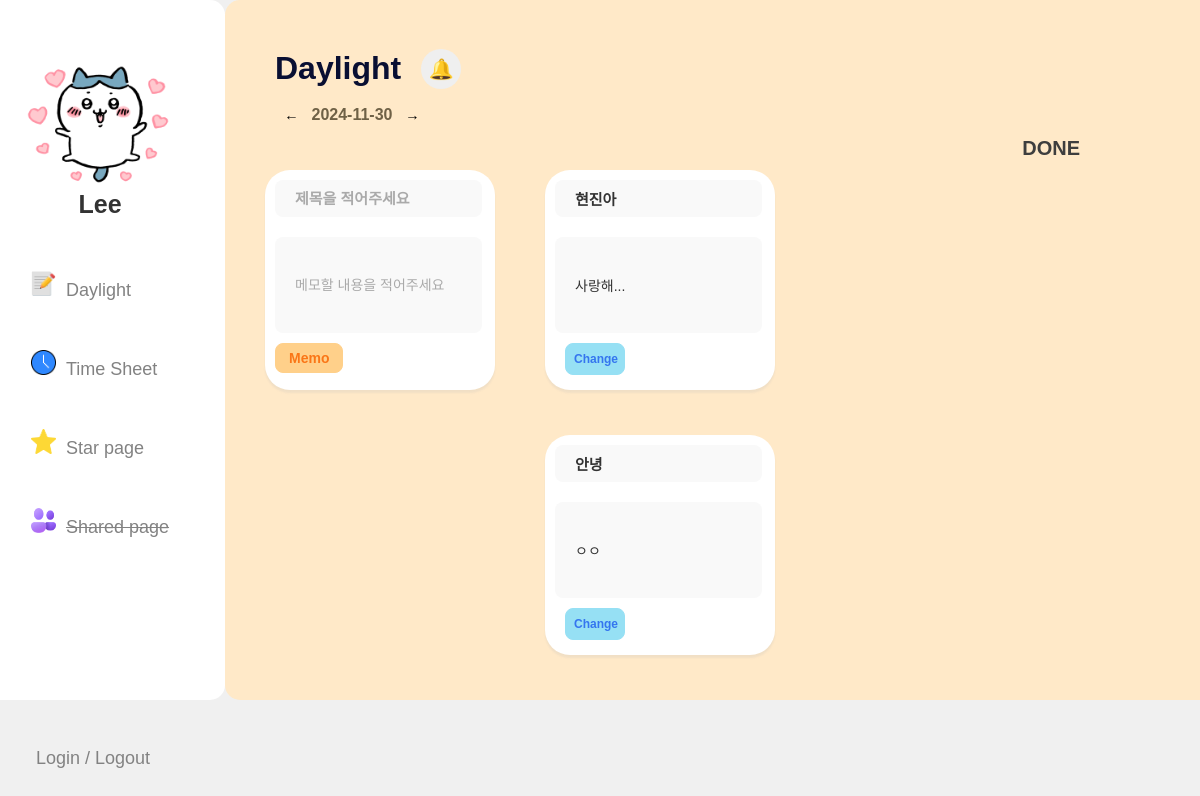
The page /updatePage/21/ on the database as committed earlier.
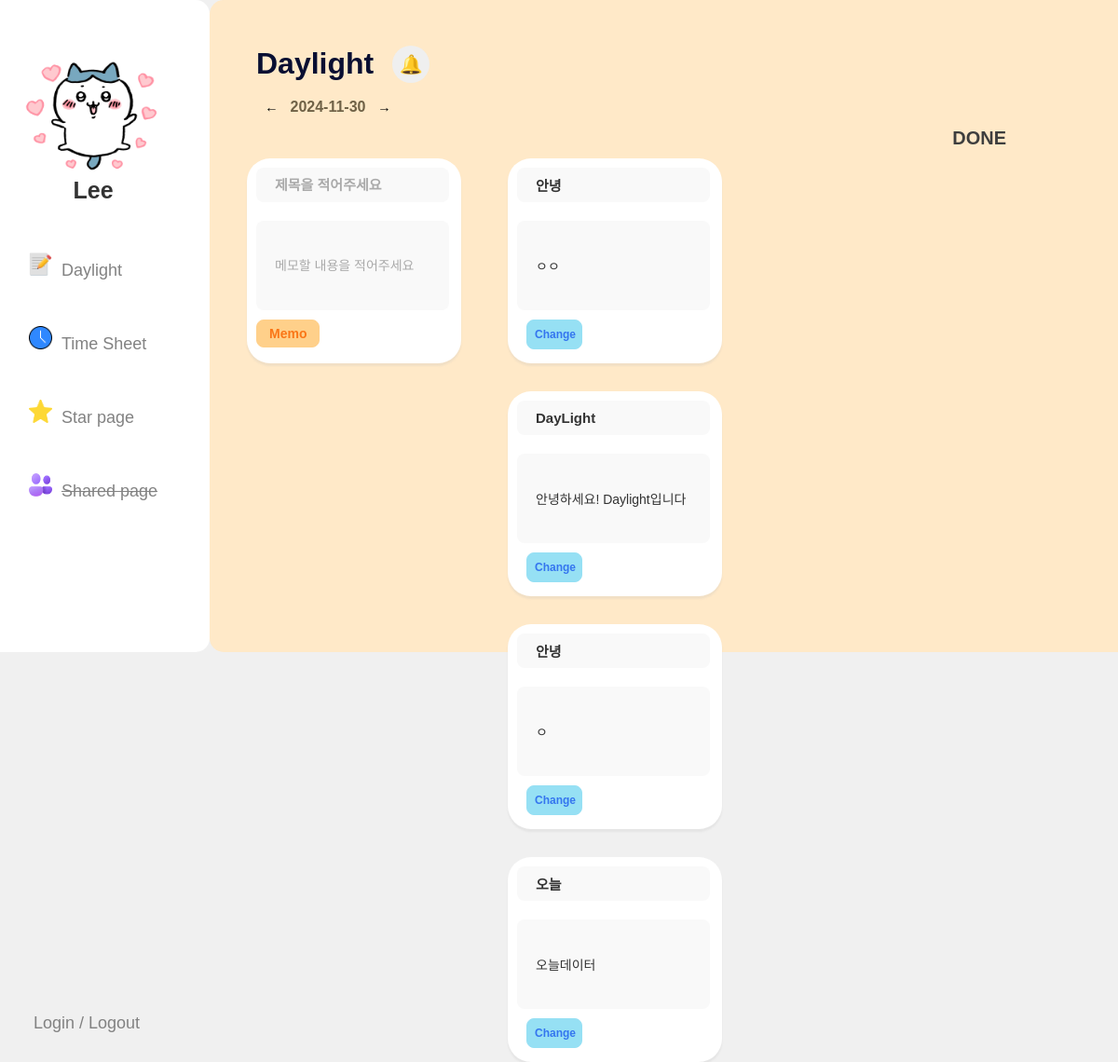
The same page on the database as committed later.
### dl/models.py (models this page shows)
class Todo(models.Model):
    content = models.CharField(max_length=255)
    text_content = models.TextField(default='')
    image = models.ImageField(upload_to=custom_upload_to, null=True, blank=True, verbose_name='todo_image')
    time = models.DateTimeField(default=datetime.combine(datetime.today(), time(0, 0)))  # 시간을 저장할 경우 TimeField 사용
    star = models.BooleanField(default=False, null=False)
    done = models.BooleanField(default=False, null=False)

### dl/views.py (the view)
# urls.py: path('updatePage/<str:todo_id>/',views.Todo_update, name='Todo_update'),
def Todo_update(request, todo_id) :
    todo = Todo.objects.get(id=todo_id)
    todos = Todo.objects.filter(done=False)
    content = {'todos':todos}
    return render(request, 'Table/updatePage.html', content)

### dl/templates/Table/updatePage.html (shortened to what this page needs)
{% load static %}
<!DOCTYPE html>
<html lang="ko">
<head>
    <link rel="stylesheet" href="{% static 'Table/main.css' %}">
</head>
<body>
    <div class="container">
        <div class="box white-box">
            <img src="{% static 'chikawa.png' %}" width="150px" height="130px">
            <div class="name">Lee</div>
            <ul class="custom-list">
                <li><a href="{% url 'main' %}"><img src="{% static 'memo.png' %}" alt="memo" style="width: 25px; height: 25px;">Daylight</a></li>
                <li><a href="{% url 'timesheet' %}"><img src="{% static 'time.png' %}" alt="time" style="width: 25px; height: 25px;">Time Sheet</a></li>
                <li><a href="{% url 'starpage' %}"><img src="{% static 'button_star.png' %}" alt="star" style="width: 25px; height: 25px;">Star page</a></li>
                <li><a href="{% url 'sharedPage' %}"><img src="{% static 'people.png' %}" alt="people" style="width: 25px; height: 25px;"><span>Shared page</span></a></li>
            </ul>
            <a href="{% url 'loginsheet' %}">
                <button class="login-button">
                    Login / Logout
                </button>
            </a>
        </div>
        <div class="box gray-box">
            <div class="header-top">
                <h1>Daylight</h1>
                <div class="notice">
                    <button class="notification-button">
                    <span class="icon">&#128276;</span>
                </button>
                </div>
            </div>
            <div class="date-con">
                <div class="datebox">
                    <div class="arrow left-arrow">
                        <button class="arrow-button">&#8592;</button>
                    </div>
                    <p id="currentDateTime">현재 날짜와 시간이 여기에 표시됩니다.</p>
                    <div class="arrow right-arrow">
                        <button class="arrow-button">&#8594;</button>
                    </div>
                </div>
            </div>
            <div class="tabel-rabelborad">
                <div class="tabel-rabel">DONE</div>
            </div>
            <div class="TodoList">
            <div class="table">
                <form action="./createTodo/" method="POST"> {% csrf_token %}
                <div class="table-box">
                    <input id="todoTable" name="todoTable" type="text" placeholder="제목을 적어주세요">
                    <input id="todoText" name="todoText" type="text" placeholder="메모할 내용을 적어주세요">
                    <button class="btn btn-memo" type="submit">Memo</button>
                </div> </form>
            </div>
            <div class="table">
                {% for todo in todos %}
                <form action="{% url 'Update_todo' %}" method="POST" onsubmit="return checkFrom();">
                    <div class="table-box">
                        <input id="todoTable" name="todoTable" type="text" value="{{ todo.content }}">
                        <input id="todoText" name="todoText" type="text" value="{{ todo.text_content }}">
                        <input type="submit" class="btn btn-danger" value="Change"/>
                    </div>
                </form>
                {% endfor %}
                </div>
            <div class="table done">
            </div>
        </div>
    </div>
</body>
</html>

Rows that differ between the two databases and show on the page:
removed Todo: todoTable "현진아", todoText "사랑해..."
added Todo: todoTable "DayLight", todoText "안녕하세요! Daylight입니다"
added Todo: todoTable "안녕", todoText "ㅇ"
added Todo: todoTable "오늘", todoText "오늘데이터"
